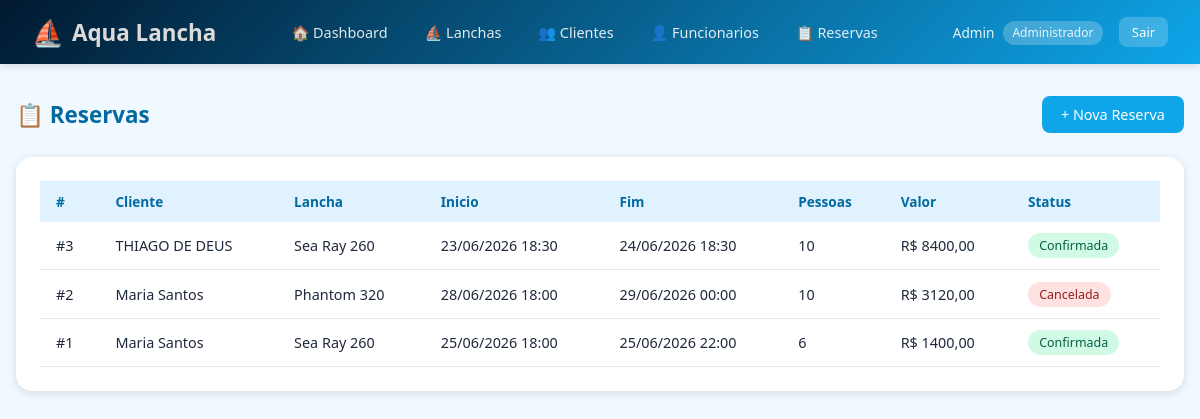
The app's page /func/reservas/ (signed in) with its own data.
### core/models.py (models this page shows, shortened)
class Usuario(AbstractUser):
    TIPOS = [
        ('admin', 'Administrador'),
        ('funcionario', 'Funcionario'),
        ('cliente', 'Cliente'),
    ]
    tipo = models.CharField(max_length=20, choices=TIPOS, default='cliente')
    telefone = models.CharField(max_length=20, blank=True)
    cpf = models.CharField(max_length=14, blank=True)
    data_nascimento = models.DateField(null=True, blank=True)
    endereco = models.TextField(blank=True)
    criado_em = models.DateTimeField(auto_now_add=True)

class Reserva(models.Model):
    STATUS = [
        ('pendente', 'Pendente'),
        ('confirmada', 'Confirmada'),
        ('cancelada', 'Cancelada'),
        ('concluida', 'Concluida'),
    ]
    cliente = models.ForeignKey(Usuario, on_delete=models.CASCADE, related_name='reservas')
    lancha = models.ForeignKey(Lancha, on_delete=models.CASCADE, related_name='reservas')
    data_inicio = models.DateTimeField()
    data_fim = models.DateTimeField()
    quantidade_pessoas = models.IntegerField()
    status = models.CharField(max_length=20, choices=STATUS, default='confirmada')
    observacoes = models.TextField(blank=True)
    valor_total = models.DecimalField(max_digits=10, decimal_places=2, default=0)
    criado_por = models.ForeignKey(Usuario, on_delete=models.SET_NULL, null=True, blank=True, related_name='reservas_criadas')
    criado_em = models.DateTimeField(auto_now_add=True)

class Lancha(models.Model):
    nome = models.CharField(max_length=100)
    descricao = models.TextField(blank=True)
    capacidade = models.IntegerField()
    preco_hora = models.DecimalField(max_digits=10, decimal_places=2)
    ativa = models.BooleanField(default=True)
    imagem_url = models.URLField(blank=True)
    criado_em = models.DateTimeField(auto_now_add=True)
    atualizado_em = models.DateTimeField(auto_now=True)

### core/views.py (the view)
# urls.py: path('func/reservas/', views.func_reservas, name='func_reservas'),
@login_required
def func_reservas(request):
    if request.user.tipo not in ('admin', 'funcionario'):
        return redirect('index')
    reservas = Reserva.objects.select_related('cliente', 'lancha').order_by('-criado_em')
    return render(request, 'core/func/reservas.html', {'reservas': reservas})

### core/templates/core/func/reservas.html (shortened to what this page needs)
{% extends 'core/base.html' %}
{% block content %}
<div class="page-header">
  <h1>📋 Reservas</h1>
  <a href="{% url 'func_reservar' %}" class="btn btn-primary">+ Nova Reserva</a>
</div>
<div class="card">
  <div class="table-wrap">
  <table>
    <thead><tr><th>#</th><th>Cliente</th><th>Lancha</th><th>Inicio</th><th>Fim</th><th>Pessoas</th><th>Valor</th><th>Status</th></tr></thead>
    <tbody>
    {% for r in reservas %}
    <tr>
      <td>#{{ r.id }}</td>
      <td>{{ r.cliente.get_full_name|default:r.cliente.username }}</td>
      <td>{{ r.lancha.nome }}</td>
      <td>{{ r.data_inicio|date:"d/m/Y H:i" }}</td>
      <td>{{ r.data_fim|date:"d/m/Y H:i" }}</td>
      <td>{{ r.quantidade_pessoas }}</td>
      <td>R$ {{ r.valor_total }}</td>
      <td>{% if r.status == 'confirmada' %}<span class="pill pill-verde">Confirmada</span>
          {% elif r.status == 'cancelada' %}<span class="pill pill-vermelho">Cancelada</span>
          {% else %}<span class="pill pill-cinza">{{ r.get_status_display }}</span>{% endif %}</td>
    </tr>
    {% empty %}<tr><td colspan="8" style="text-align:center;color:#6b7280;padding:2rem">Nenhuma reserva.</td></tr>
    {% endfor %}
    </tbody>
  </table>
  </div>
</div>
{% endblock %}

### core/templates/core/base.html (shortened to what this page needs)
<!DOCTYPE html>
<html lang="pt-BR">
<head>
{% load static %}
</head>
<body>
{% if user.is_authenticated %}
<nav class="navbar">
  <div class="brand"><span>⛵</span> Aqua Lancha</div>
  <div class="nav-links">
    {% if user.tipo == 'admin' %}
      <a href="{% url 'admin_dashboard' %}">🏠 Dashboard</a>
      <a href="{% url 'admin_lanchas' %}">⛵ Lanchas</a>
      <a href="{% url 'admin_clientes' %}">👥 Clientes</a>
      <a href="{% url 'admin_funcionarios' %}">👤 Funcionarios</a>
      <a href="{% url 'admin_reservas' %}">📋 Reservas</a>
    {% elif user.tipo == 'funcionario' %}
      <a href="{% url 'func_dashboard' %}">🏠 Dashboard</a>
      <a href="{% url 'func_lanchas' %}">⛵ Lanchas</a>
      <a href="{% url 'func_reservas' %}">📋 Reservas</a>
      <a href="{% url 'func_reservar' %}">➕ Nova Reserva</a>
      <a href="{% url 'func_cadastrar_cliente' %}">👤 Cadastrar Cliente</a>
    {% else %}
      <a href="{% url 'cliente_dashboard' %}">🏠 Inicio</a>
      <a href="{% url 'cliente_lanchas' %}">⛵ Lanchas</a>
      <a href="{% url 'cliente_reservar' %}">📝 Reservar</a>
      <a href="{% url 'cliente_minhas_reservas' %}">📋 Minhas Reservas</a>
      <a href="{% url 'cliente_calendario' %}">📅 Calendario</a>
    {% endif %}
  </div>
  <div style="display:flex;align-items:center;gap:1rem">
    <span class="nav-user">{{ user.first_name|default:user.username }} <span class="badge">{{ user.get_tipo_display }}</span></span>
    <a href="{% url 'logout' %}" class="btn btn-sm" style="background:rgba(255,255,255,.2);color:#fff">Sair</a>
  </div>
</nav>
{% endif %}
<div class="main">
  {% block content %}{% endblock %}
</div>
</body>
</html>

### core/templates/core/base.html (style rules this page uses)
* { margin:0;padding:0;box-sizing:border-box }
:root { --azul:#0ea5e9;--azul-dark:#0284c7;--azul-light:#e0f2fe; --verde:#10b981;--vermelho:#ef4444;--laranja:#f59e0b; --cinza:#6b7280;--cinza-light:#f3f4f6;--branco:#fff; --sombra:0 2px 8px rgba(0,0,0,.12); }
body { font-family:'Segoe UI',sans-serif;background:#f0f9ff;color:#1e293b;min-height:100vh }
a { text-decoration:none;color:inherit }
.navbar { background:linear-gradient(135deg,#011930,#0ea5e9);padding:0 2rem;display:flex;align-items:center;justify-content:space-between;height:64px;box-shadow:var(--sombra);position:sticky;top:0;z-index:100 }
.navbar .brand { color:#dddada;font-size:1.4rem;font-weight:700;display:flex;align-items:center;gap:.5rem }
.navbar .brand span { font-size:1.6rem }
.nav-links { display:flex;align-items:center;gap:.5rem }
.nav-links a { color:rgba(255,255,255,.88);padding:.5rem .9rem;border-radius:8px;font-size:.9rem;transition:.2s }
.nav-user { color:#fff;font-size:.85rem;opacity:.9 }
.badge { background:rgba(255,255,255,.25);padding:.2rem .6rem;border-radius:12px;font-size:.75rem;color:#fff;margin-left:.3rem }
.main { max-width:1200px;margin:0 auto;padding:2rem 1rem }
.card { background:#fff;border-radius:16px;box-shadow:var(--sombra);padding:1.5rem;margin-bottom:1.5rem }
.btn { display:inline-flex;align-items:center;gap:.4rem;padding:.55rem 1.2rem;border-radius:8px;font-size:.9rem;font-weight:500;border:none;cursor:pointer;transition:.2s }
.btn-primary { background:var(--azul);color:#fff }
.btn-sm { padding:.35rem .8rem;font-size:.82rem }
.table-wrap { overflow-x:auto }
table { width:100%;border-collapse:collapse }
th { background:var(--azul-light);color:#0369a1;padding:.7rem 1rem;text-align:left;font-size:.85rem;font-weight:600 }
td { padding:.7rem 1rem;border-bottom:1px solid #e5e7eb;font-size:.9rem;vertical-align:middle }
.pill { display:inline-block;padding:.25rem .7rem;border-radius:20px;font-size:.78rem;font-weight:500 }
.pill-verde { background:#d1fae5;color:#065f46 }
.pill-vermelho { background:#fee2e2;color:#991b1b }
.page-header { display:flex;align-items:center;justify-content:space-between;margin-bottom:1.5rem }
.page-header h1 { font-size:1.4rem;font-weight:700;color:#0369a1 }

### records on screen
Usuario: first_name "Admin", tipo "Administrador"
Reserva: id "3", cliente.get_full_name "THIAGO DE DEUS", lancha.nome "Sea Ray 260", data_inicio "23/06/2026 18:30", data_fim "24/06/2026 18:30", quantidade_pessoas "10", valor_total "8400,00", status "Confirmada"
Reserva: id "2", cliente.get_full_name "Maria Santos", lancha.nome "Phantom 320", data_inicio "28/06/2026 18:00", data_fim "29/06/2026 00:00", quantidade_pessoas "10", valor_total "3120,00", status "Cancelada"
Reserva: id "1", cliente.get_full_name "Maria Santos", lancha.nome "Sea Ray 260", data_inicio "25/06/2026 18:00", data_fim "25/06/2026 22:00", quantidade_pessoas "6", valor_total "1400,00", status "Confirmada"
